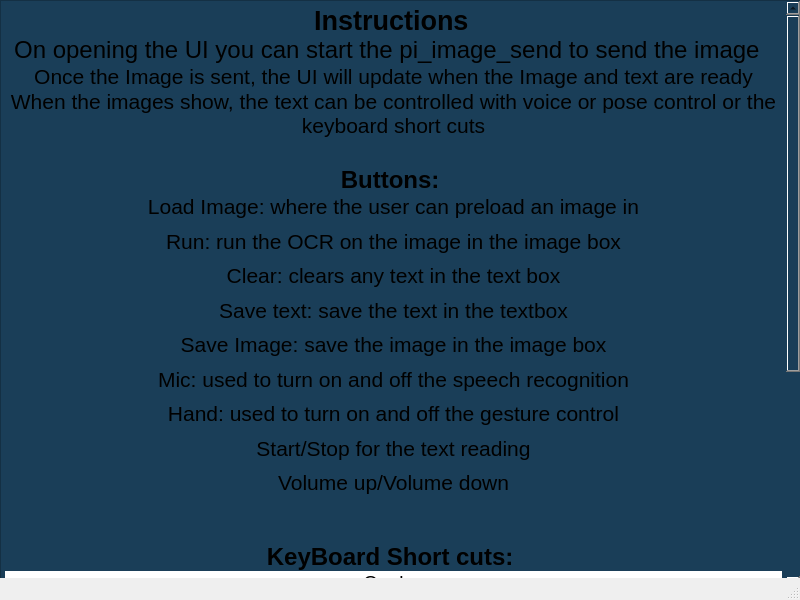
<?xml version="1.0" encoding="UTF-8"?>
<ui version="4.0">
 <class>MainWindow</class>
 <widget class="QMainWindow" name="MainWindow">
  <property name="geometry">
   <rect>
    <x>0</x>
    <y>0</y>
    <width>800</width>
    <height>600</height>
   </rect>
  </property>
  <property name="windowTitle">
   <string>MainWindow</string>
  </property>
  <widget class="QWidget" name="centralwidget">
   <widget class="QTextBrowser" name="textBrowser">
    <property name="geometry">
     <rect>
      <x>0</x>
      <y>0</y>
      <width>801</width>
      <height>591</height>
     </rect>
    </property>
    <property name="font">
     <font>
      <pointsize>20</pointsize>
     </font>
    </property>
    <property name="layoutDirection">
     <enum>Qt::LeftToRight</enum>
    </property>
    <property name="styleSheet">
     <string notr="true">background-color: rgb(26, 62, 88)</string>
    </property>
    <property name="html">
     <string>&lt;!DOCTYPE HTML PUBLIC &quot;-//W3C//DTD HTML 4.0//EN&quot; &quot;http://www.w3.org/TR/REC-html40/strict.dtd&quot;&gt;
&lt;html&gt;&lt;head&gt;&lt;meta name=&quot;qrichtext&quot; content=&quot;1&quot; /&gt;&lt;style type=&quot;text/css&quot;&gt;
p, li { white-space: pre-wrap; }
&lt;/style&gt;&lt;/head&gt;&lt;body style=&quot; font-family:'MS Shell Dlg 2'; font-size:20pt; font-weight:400; font-style:normal;&quot;&gt;
&lt;p align=&quot;center&quot; style=&quot; margin-top:0px; margin-bottom:0px; margin-left:0px; margin-right:0px; -qt-block-indent:0; text-indent:0px;&quot;&gt;&lt;span style=&quot; font-size:8.25pt; font-weight:600;&quot;&gt; &lt;/span&gt;&lt;span style=&quot; font-weight:600;&quot;&gt;Instructions &lt;/span&gt;&lt;/p&gt;
&lt;p align=&quot;center&quot; style=&quot; margin-top:0px; margin-bottom:0px; margin-left:0px; margin-right:0px; -qt-block-indent:0; text-indent:0px;&quot;&gt;&lt;span style=&quot; font-size:18pt;&quot;&gt;On opening the UI you can start the pi_image_send to send the image  &lt;/span&gt;&lt;/p&gt;
&lt;p align=&quot;center&quot; style=&quot; margin-top:0px; margin-bottom:0px; margin-left:0px; margin-right:0px; -qt-block-indent:0; text-indent:0px;&quot;&gt;&lt;span style=&quot; font-size:16pt;&quot;&gt;Once the Image is sent, the UI will update when the Image and text are ready&lt;/span&gt;&lt;/p&gt;
&lt;p align=&quot;center&quot; style=&quot; margin-top:0px; margin-bottom:0px; margin-left:0px; margin-right:0px; -qt-block-indent:0; text-indent:0px;&quot;&gt;&lt;span style=&quot; font-size:16pt;&quot;&gt;When the images show, the text can be controlled with voice or pose control or the keyboard short cuts&lt;/span&gt;&lt;/p&gt;
&lt;p align=&quot;center&quot; style=&quot;-qt-paragraph-type:empty; margin-top:0px; margin-bottom:0px; margin-left:0px; margin-right:0px; -qt-block-indent:0; text-indent:0px; font-size:18pt;&quot;&gt;&lt;br /&gt;&lt;/p&gt;
&lt;p align=&quot;center&quot; style=&quot; margin-top:0px; margin-bottom:0px; margin-left:0px; margin-right:0px; -qt-block-indent:0; text-indent:0px;&quot;&gt;&lt;span style=&quot; font-size:18pt; font-weight:600;&quot;&gt;Buttons: &lt;/span&gt;&lt;/p&gt;
&lt;p align=&quot;center&quot; style=&quot; margin-top:0px; margin-bottom:0px; margin-left:0px; margin-right:0px; -qt-block-indent:0; text-indent:0px; line-height:138%; background-color:transparent;&quot;&gt;&lt;a name=&quot;docs-internal-guid-1b784d81-7fff-6917-0ffc-9d605d237daf&quot;&gt;&lt;/a&gt;&lt;span style=&quot; font-family:'Arial'; font-size:16pt; color:#000000; background-color:transparent;&quot;&gt;L&lt;/span&gt;&lt;span style=&quot; font-family:'Arial'; font-size:16pt; color:#000000; background-color:transparent;&quot;&gt;oad Image: where the user can preload an image in&lt;/span&gt;&lt;/p&gt;
&lt;p align=&quot;center&quot; style=&quot; margin-top:0px; margin-bottom:0px; margin-left:0px; margin-right:0px; -qt-block-indent:0; text-indent:0px; line-height:138%; background-color:transparent;&quot;&gt;&lt;span style=&quot; font-family:'Arial'; font-size:16pt; color:#000000; background-color:transparent;&quot;&gt;Run: run the OCR on the image in the image box&lt;/span&gt;&lt;/p&gt;
&lt;p align=&quot;center&quot; style=&quot; margin-top:0px; margin-bottom:0px; margin-left:0px; margin-right:0px; -qt-block-indent:0; text-indent:0px; line-height:138%; background-color:transparent;&quot;&gt;&lt;span style=&quot; font-family:'Arial'; font-size:16pt; color:#000000; background-color:transparent;&quot;&gt;Clear: clears any text in the text box&lt;/span&gt;&lt;/p&gt;
&lt;p align=&quot;center&quot; style=&quot; margin-top:0px; margin-bottom:0px; margin-left:0px; margin-right:0px; -qt-block-indent:0; text-indent:0px; line-height:138%; background-color:transparent;&quot;&gt;&lt;span style=&quot; font-family:'Arial'; font-size:16pt; color:#000000; background-color:transparent;&quot;&gt;Save text: save the text in the textbox&lt;/span&gt;&lt;/p&gt;
&lt;p align=&quot;center&quot; style=&quot; margin-top:0px; margin-bottom:0px; margin-left:0px; margin-right:0px; -qt-block-indent:0; text-indent:0px; line-height:138%; background-color:transparent;&quot;&gt;&lt;span style=&quot; font-family:'Arial'; font-size:16pt; color:#000000; background-color:transparent;&quot;&gt;Save Image: save the image in the image box&lt;/span&gt;&lt;/p&gt;
&lt;p align=&quot;center&quot; style=&quot; margin-top:0px; margin-bottom:0px; margin-left:0px; margin-right:0px; -qt-block-indent:0; text-indent:0px; line-height:138%; background-color:transparent;&quot;&gt;&lt;span style=&quot; font-family:'Arial'; font-size:16pt; color:#000000; background-color:transparent;&quot;&gt;Mic: used to turn on and off the speech recognition&lt;/span&gt;&lt;/p&gt;
&lt;p align=&quot;center&quot; style=&quot; margin-top:0px; margin-bottom:0px; margin-left:0px; margin-right:0px; -qt-block-indent:0; text-indent:0px; line-height:138%; background-color:transparent;&quot;&gt;&lt;span style=&quot; font-family:'Arial'; font-size:16pt; color:#000000; background-color:transparent;&quot;&gt;Hand: used to turn on and off the gesture control&lt;/span&gt;&lt;/p&gt;
&lt;p align=&quot;center&quot; style=&quot; margin-top:0px; margin-bottom:0px; margin-left:0px; margin-right:0px; -qt-block-indent:0; text-indent:0px; line-height:138%; background-color:transparent;&quot;&gt;&lt;span style=&quot; font-family:'Arial'; font-size:16pt; color:#000000; background-color:transparent;&quot;&gt;Start/Stop for the text reading&lt;/span&gt;&lt;/p&gt;
&lt;p align=&quot;center&quot; style=&quot; margin-top:0px; margin-bottom:0px; margin-left:0px; margin-right:0px; -qt-block-indent:0; text-indent:0px; line-height:138%; background-color:transparent;&quot;&gt;&lt;span style=&quot; font-family:'Arial'; font-size:16pt; color:#000000; background-color:transparent;&quot;&gt;Volume up/Volume down&lt;/span&gt;&lt;/p&gt;
&lt;p align=&quot;center&quot; style=&quot;-qt-paragraph-type:empty; margin-top:0px; margin-bottom:0px; margin-left:0px; margin-right:0px; -qt-block-indent:0; text-indent:0px; line-height:138%; font-family:'Arial'; font-size:18pt; color:#000000; background-color:transparent;&quot;&gt;&lt;br /&gt;&lt;/p&gt;
&lt;p align=&quot;center&quot; style=&quot; margin-top:0px; margin-bottom:0px; margin-left:0px; margin-right:0px; -qt-block-indent:0; text-indent:0px;&quot;&gt;&lt;span style=&quot; font-size:18pt; font-weight:600;&quot;&gt;KeyBoard Short cuts: &lt;/span&gt;&lt;/p&gt;
&lt;p align=&quot;center&quot; style=&quot; margin-top:0px; margin-bottom:0px; margin-left:0px; margin-right:0px; -qt-block-indent:0; text-indent:0px; line-height:138%; background-color:#ffffff;&quot;&gt;&lt;a name=&quot;docs-internal-guid-fcdaf46b-7fff-8481-8066-0ae15f5ace32&quot;&gt;&lt;/a&gt;&lt;span style=&quot; font-family:'Comfortaa','cursive'; font-size:14pt; color:#000000; background-color:transparent;&quot;&gt;Q&lt;/span&gt;&lt;span style=&quot; font-family:'Comfortaa','cursive'; font-size:14pt; color:#000000; background-color:transparent;&quot;&gt;: play&lt;/span&gt;&lt;/p&gt;
&lt;p align=&quot;center&quot; style=&quot; margin-top:0px; margin-bottom:0px; margin-left:0px; margin-right:0px; -qt-block-indent:0; text-indent:0px; line-height:138%; background-color:#ffffff;&quot;&gt;&lt;span style=&quot; font-family:'Comfortaa','cursive'; font-size:14pt; color:#000000; background-color:transparent;&quot;&gt;W: pause&lt;/span&gt;&lt;/p&gt;
&lt;p align=&quot;center&quot; style=&quot; margin-top:0px; margin-bottom:0px; margin-left:0px; margin-right:0px; -qt-block-indent:0; text-indent:0px; line-height:138%; background-color:#ffffff;&quot;&gt;&lt;span style=&quot; font-family:'Comfortaa','cursive'; font-size:14pt; color:#000000; background-color:transparent;&quot;&gt;E: stop&lt;/span&gt;&lt;/p&gt;
&lt;p align=&quot;center&quot; style=&quot; margin-top:0px; margin-bottom:0px; margin-left:0px; margin-right:0px; -qt-block-indent:0; text-indent:0px; line-height:138%; background-color:#ffffff;&quot;&gt;&lt;span style=&quot; font-family:'Comfortaa','cursive'; font-size:14pt; color:#000000; background-color:transparent;&quot;&gt;A: toggle speech recognition&lt;/span&gt;&lt;/p&gt;
&lt;p align=&quot;center&quot; style=&quot; margin-top:0px; margin-bottom:0px; margin-left:0px; margin-right:0px; -qt-block-indent:0; text-indent:0px; line-height:138%; background-color:#ffffff;&quot;&gt;&lt;span style=&quot; font-family:'Comfortaa','cursive'; font-size:14pt; color:#000000; background-color:transparent;&quot;&gt;S: toggle pose recognition&lt;/span&gt;&lt;/p&gt;
&lt;p align=&quot;center&quot; style=&quot; margin-top:0px; margin-bottom:0px; margin-left:0px; margin-right:0px; -qt-block-indent:0; text-indent:0px; line-height:138%; background-color:#ffffff;&quot;&gt;&lt;span style=&quot; font-family:'Comfortaa','cursive'; font-size:14pt; color:#000000; background-color:transparent;&quot;&gt;Z: load image&lt;/span&gt;&lt;/p&gt;
&lt;p align=&quot;center&quot; style=&quot; margin-top:0px; margin-bottom:0px; margin-left:0px; margin-right:0px; -qt-block-indent:0; text-indent:0px; line-height:138%; background-color:#ffffff;&quot;&gt;&lt;span style=&quot; font-family:'Comfortaa','cursive'; font-size:14pt; color:#000000; background-color:transparent;&quot;&gt;X: clear text from textbox&lt;/span&gt;&lt;/p&gt;
&lt;p align=&quot;center&quot; style=&quot; margin-top:0px; margin-bottom:0px; margin-left:0px; margin-right:0px; -qt-block-indent:0; text-indent:0px; line-height:138%; background-color:#ffffff;&quot;&gt;&lt;span style=&quot; font-family:'Comfortaa','cursive'; font-size:14pt; color:#000000; background-color:transparent;&quot;&gt;C: save text&lt;/span&gt;&lt;/p&gt;
&lt;p align=&quot;center&quot; style=&quot; margin-top:0px; margin-bottom:0px; margin-left:0px; margin-right:0px; -qt-block-indent:0; text-indent:0px; line-height:138%; background-color:#ffffff;&quot;&gt;&lt;span style=&quot; font-family:'Comfortaa','cursive'; font-size:14pt; color:#000000; background-color:transparent;&quot;&gt;V: save image&lt;/span&gt;&lt;/p&gt;
&lt;p align=&quot;center&quot; style=&quot; margin-top:0px; margin-bottom:0px; margin-left:0px; margin-right:0px; -qt-block-indent:0; text-indent:0px; line-height:138%; background-color:#ffffff;&quot;&gt;&lt;span style=&quot; font-family:'Comfortaa','cursive'; font-size:14pt; color:#000000; background-color:transparent;&quot;&gt;Escape: Instructions&lt;/span&gt;&lt;/p&gt;
&lt;p align=&quot;center&quot; style=&quot; margin-top:0px; margin-bottom:0px; margin-left:0px; margin-right:0px; -qt-block-indent:0; text-indent:0px; line-height:138%; background-color:#ffffff;&quot;&gt;&lt;span style=&quot; font-family:'Comfortaa','cursive'; font-size:14pt; color:#000000; background-color:transparent;&quot;&gt;Space: Run&lt;/span&gt;&lt;/p&gt;&lt;/body&gt;&lt;/html&gt;</string>
    </property>
   </widget>
  </widget>
  <widget class="QMenuBar" name="menubar">
   <property name="geometry">
    <rect>
     <x>0</x>
     <y>0</y>
     <width>800</width>
     <height>21</height>
    </rect>
   </property>
  </widget>
  <widget class="QStatusBar" name="statusbar"/>
 </widget>
 <resources/>
 <connections/>
</ui>
